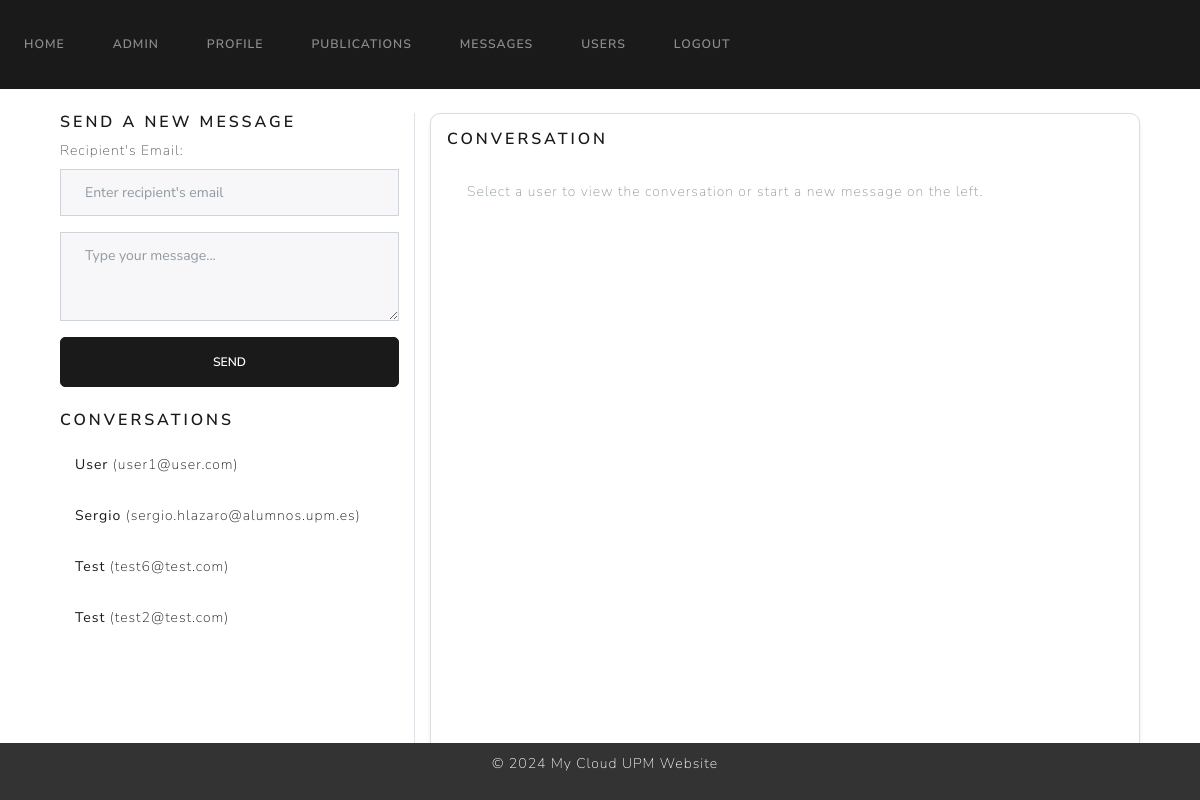
/messages (signed in), run on an earlier commit of the app's database.
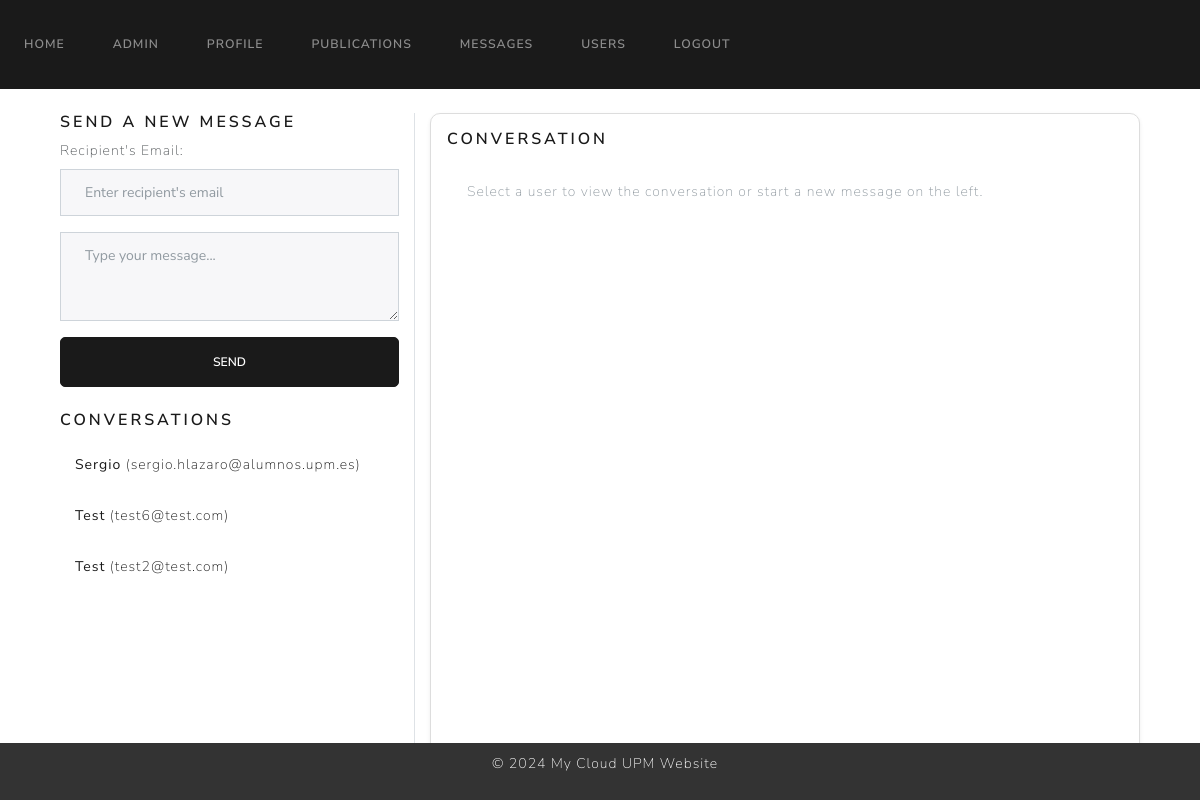
And on a later commit of the database.
### website/models.py (models this page shows)
class User(UserMixin, db.Model):
    id = db.Column(db.Integer, primary_key=True)
    name = db.Column(db.String(100), unique=False, nullable=False)
    surname = db.Column(db.String(100), unique=False, nullable=False)
    email = db.Column(db.String(100), unique=True, nullable=False)
    password = db.Column(db.String(100), nullable=False)
    bio = db.Column(db.Text, default="This is my bio.")  # Bio field
    role = db.Column(db.Integer, nullable=False, default=1)  # 0 para admin, 1 para usuario regular
    is_blocked = db.Column(db.Boolean, nullable=False, default=False)  # Campo para indicar si el usuario está bloqueado
    profile_pic = db.Column(db.String(150), default='default.jpg')
    twitter = db.Column(db.String(255), nullable=True)    # Twitter URL
    linkedin = db.Column(db.String(255), nullable=True)   # LinkedIn URL
    publications = db.relationship('Publication')
    login_records = db.relationship('LoginRecord')

### website/views.py (the view, shortened to what this page needs)
@views.route('/messages', methods=['GET'])
@login_required
def messages():
    users_contacted = User.query.filter(
        User.id != current_user.id,
        or_(
            and_(Message.sender_id == current_user.id, Message.receiver_id == User.id),
            and_(Message.receiver_id == current_user.id, Message.sender_id == User.id)
        )
    ).distinct().all()
    selected_user_id = request.args.get('user_id', type=int)
    conversation = None
    return render_template(
        'messages.html',
        user=current_user,
        users_contacted=users_contacted,
        conversation=conversation,
        selected_user_id=selected_user_id
    )

### website/templates/messages.html (shortened to what this page needs)
{% extends "base.html" %}
{% block content %}
<div class="container mt-4">
    <div class="row">
        <div class="col-md-4 border-end">
            <div class="mb-4">
                <h5 class="text-primary">Send a New Message</h5>
                <form method="POST" action="{{ url_for('views.send_message') }}">
                    <div class="mb-3">
                        <label for="receiver_email" class="form-label">Recipient's Email:</label>
                        <input type="email" name="receiver_email" class="form-control" placeholder="Enter recipient's email" required>
                    </div>
                    <div class="mb-3">
                        <textarea name="content" class="form-control" rows="3" placeholder="Type your message..." required></textarea>
                    </div>
                    <button type="submit" class="btn btn-primary w-100">Send</button>
                </form>
            </div>
            <div>
                <h5 class="text-primary">Conversations</h5>
                <ul class="list-group">
                    {% for user in users_contacted %}
                    <li class="list-group-item">
                        <a href="{{ url_for('views.messages', user_id=user.id) }}" class="text-decoration-none">
                            <strong>{{ user.name }}</strong> ({{ user.email }})
                        </a>
                    </li>
                    {% endfor %}
                </ul>
            </div>
        </div>
        <div class="col-md-8">
            <div class="card shadow-sm p-3">
                <h5 class="card-title text-primary">Conversation</h5>
                <div class="card-body" style="height: 625px; overflow-y: auto;">
                    {% if conversation %}
                    <ul class="list-group">
                        {% for message in conversation %}
                        <li class="list-group-item">
                            <strong class="{% if message.sender_id == current_user.id %}text-success{% else %}text-primary{% endif %}">
                                {% if message.sender_id == current_user.id %}You{% else %}{{ message.sender.name }}{% endif %}:
                            </strong>
                            <span>{{ message.content }}</span>
                            <small class="text-muted d-block">{{ message.timestamp }}</small>
                        </li>
                        {% endfor %}
                    </ul>
                    {% else %}
                    <p class="text-muted">Select a user to view the conversation or start a new message on the left.</p>
                    {% endif %}
                </div>
            </div>
        </div>
    </div>
</div>
{% endblock %}

What changed in the data, as far as the page shows it:
removed User: name "User", email "user1@user.com"
